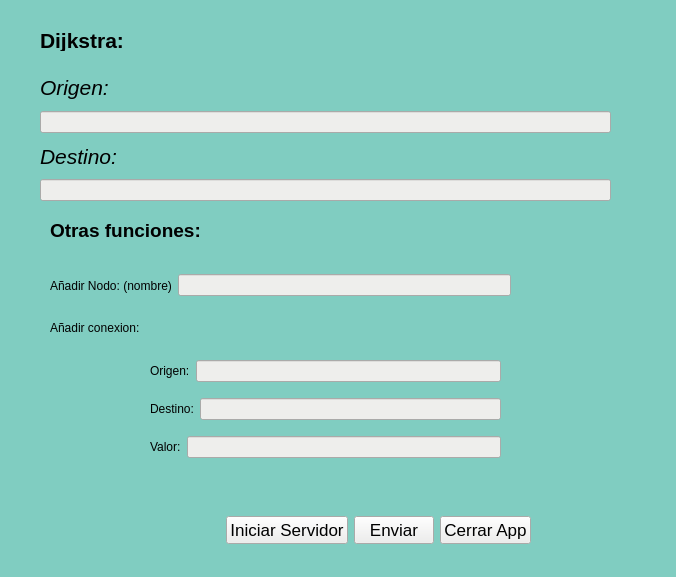
<?xml version="1.0" encoding="UTF-8"?>
<ui version="4.0">
 <class>Widget</class>
 <widget class="QWidget" name="Widget">
  <property name="geometry">
   <rect>
    <x>0</x>
    <y>0</y>
    <width>676</width>
    <height>577</height>
   </rect>
  </property>
  <property name="windowTitle">
   <string>Widget</string>
  </property>
  <property name="styleSheet">
   <string notr="true">background-color: rgb(128, 205, 193);</string>
  </property>
  <widget class="QWidget" name="layoutWidget">
   <property name="geometry">
    <rect>
     <x>140</x>
     <y>510</y>
     <width>391</width>
     <height>41</height>
    </rect>
   </property>
   <layout class="QHBoxLayout" name="horizontalLayout">
    <item>
     <spacer name="horizontalSpacer">
      <property name="orientation">
       <enum>Qt::Horizontal</enum>
      </property>
      <property name="sizeHint" stdset="0">
       <size>
        <width>40</width>
        <height>20</height>
       </size>
      </property>
     </spacer>
    </item>
    <item>
     <widget class="QPushButton" name="iniciar">
      <property name="font">
       <font>
        <pointsize>13</pointsize>
       </font>
      </property>
      <property name="styleSheet">
       <string notr="true">background-color: rgb(238, 238, 236);</string>
      </property>
      <property name="text">
       <string>Iniciar Servidor</string>
      </property>
     </widget>
    </item>
    <item>
     <widget class="QPushButton" name="enviar">
      <property name="font">
       <font>
        <pointsize>13</pointsize>
       </font>
      </property>
      <property name="styleSheet">
       <string notr="true">background-color: rgb(238, 238, 236);</string>
      </property>
      <property name="text">
       <string>Enviar</string>
      </property>
     </widget>
    </item>
    <item>
     <widget class="QPushButton" name="quitar">
      <property name="font">
       <font>
        <pointsize>13</pointsize>
       </font>
      </property>
      <property name="styleSheet">
       <string notr="true">background-color: rgb(238, 238, 236);</string>
      </property>
      <property name="text">
       <string>Cerrar App</string>
      </property>
     </widget>
    </item>
   </layout>
  </widget>
  <widget class="QLabel" name="label_3">
   <property name="geometry">
    <rect>
     <x>50</x>
     <y>220</y>
     <width>171</width>
     <height>21</height>
    </rect>
   </property>
   <property name="font">
    <font>
     <pointsize>14</pointsize>
     <weight>75</weight>
     <italic>false</italic>
     <bold>true</bold>
    </font>
   </property>
   <property name="text">
    <string>Otras funciones:</string>
   </property>
  </widget>
  <widget class="QLabel" name="label_5">
   <property name="geometry">
    <rect>
     <x>50</x>
     <y>320</y>
     <width>131</width>
     <height>16</height>
    </rect>
   </property>
   <property name="text">
    <string>Añadir conexion:  </string>
   </property>
  </widget>
  <widget class="QLabel" name="label_9">
   <property name="geometry">
    <rect>
     <x>40</x>
     <y>30</y>
     <width>131</width>
     <height>21</height>
    </rect>
   </property>
   <property name="font">
    <font>
     <pointsize>16</pointsize>
     <weight>75</weight>
     <bold>true</bold>
    </font>
   </property>
   <property name="text">
    <string>Dijkstra:</string>
   </property>
  </widget>
  <widget class="QWidget" name="">
   <property name="geometry">
    <rect>
     <x>40</x>
     <y>70</y>
     <width>571</width>
     <height>131</height>
    </rect>
   </property>
   <layout class="QVBoxLayout" name="verticalLayout">
    <item>
     <widget class="QLabel" name="label">
      <property name="font">
       <font>
        <pointsize>16</pointsize>
        <italic>true</italic>
       </font>
      </property>
      <property name="text">
       <string>Origen:</string>
      </property>
     </widget>
    </item>
    <item>
     <widget class="QLineEdit" name="msj">
      <property name="styleSheet">
       <string notr="true">background-color: rgb(238, 238, 236);</string>
      </property>
     </widget>
    </item>
    <item>
     <widget class="QLabel" name="label_2">
      <property name="font">
       <font>
        <pointsize>16</pointsize>
        <italic>true</italic>
       </font>
      </property>
      <property name="text">
       <string>Destino:</string>
      </property>
     </widget>
    </item>
    <item>
     <widget class="QLineEdit" name="msj_2">
      <property name="styleSheet">
       <string notr="true">background-color: rgb(238, 238, 236);</string>
      </property>
     </widget>
    </item>
   </layout>
  </widget>
  <widget class="QWidget" name="">
   <property name="geometry">
    <rect>
     <x>150</x>
     <y>350</y>
     <width>351</width>
     <height>121</height>
    </rect>
   </property>
   <layout class="QVBoxLayout" name="verticalLayout_2">
    <item>
     <layout class="QHBoxLayout" name="horizontalLayout_2">
      <item>
       <widget class="QLabel" name="label_6">
        <property name="text">
         <string>Origen:</string>
        </property>
       </widget>
      </item>
      <item>
       <widget class="QLineEdit" name="lineEdit_2">
        <property name="styleSheet">
         <string notr="true">background-color: rgb(238, 238, 236);</string>
        </property>
       </widget>
      </item>
     </layout>
    </item>
    <item>
     <layout class="QHBoxLayout" name="horizontalLayout_3">
      <item>
       <widget class="QLabel" name="label_7">
        <property name="text">
         <string>Destino:</string>
        </property>
       </widget>
      </item>
      <item>
       <widget class="QLineEdit" name="lineEdit_3">
        <property name="styleSheet">
         <string notr="true">background-color: rgb(238, 238, 236);</string>
        </property>
       </widget>
      </item>
     </layout>
    </item>
    <item>
     <layout class="QHBoxLayout" name="horizontalLayout_4">
      <item>
       <widget class="QLabel" name="label_8">
        <property name="text">
         <string>Valor:</string>
        </property>
       </widget>
      </item>
      <item>
       <widget class="QLineEdit" name="lineEdit_4">
        <property name="styleSheet">
         <string notr="true">background-color: rgb(238, 238, 236);</string>
        </property>
       </widget>
      </item>
     </layout>
    </item>
   </layout>
  </widget>
  <widget class="QWidget" name="">
   <property name="geometry">
    <rect>
     <x>50</x>
     <y>260</y>
     <width>461</width>
     <height>51</height>
    </rect>
   </property>
   <layout class="QHBoxLayout" name="horizontalLayout_5">
    <item>
     <widget class="QLabel" name="label_4">
      <property name="text">
       <string>Añadir Nodo: (nombre)</string>
      </property>
     </widget>
    </item>
    <item>
     <widget class="QLineEdit" name="lineEdit">
      <property name="styleSheet">
       <string notr="true">background-color: rgb(238, 238, 236);</string>
      </property>
     </widget>
    </item>
   </layout>
  </widget>
 </widget>
 <resources/>
 <connections/>
</ui>
